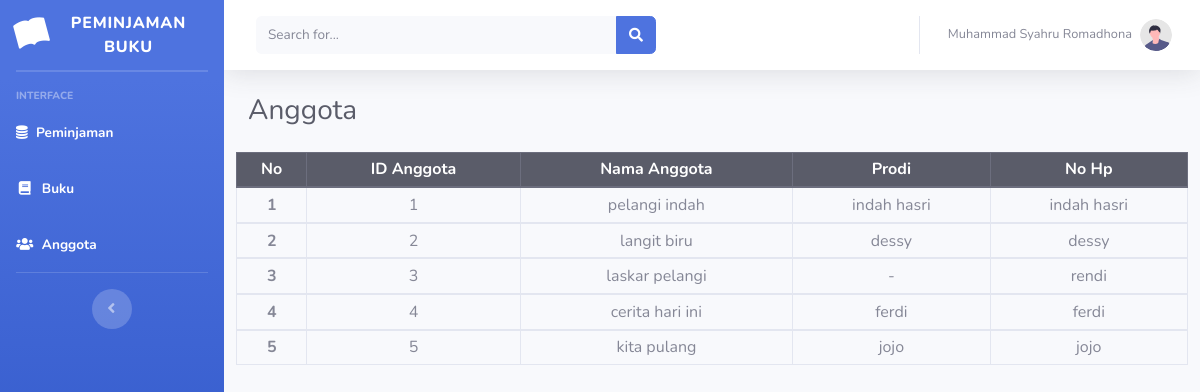
/index.php/anggota, run on the app's committed database.
### tables this page shows
CREATE TABLE `buku` (
  `id_buku` int(50) NOT NULL,
  `judul_buku` varchar(50) NOT NULL,
  `pengarang_buku` varchar(50) NOT NULL,
  `penerbit_buku` varchar(50) NOT NULL
);

### application/controllers/Anggota.php (called while the page is built, shortened)
<?php
class Anggota extends CI_Controller {
	public function index(){
		$data['judul'] = "Anggota";
		$data['buku'] = $this->Models_buku->getAllData('anggota')->result();
		$this->load->view('templates/header', $data);
		$this->load->view('templates/sidebar');
		$this->load->view('templates/topbar');
		$this->load->view('anggota/index', $data);
		$this->load->view('templates/footer');
	}
}
?>

### index.php (called while the page is built, shortened)
<?php
require_once BASEPATH.'core/CodeIgniter.php';

### application/models/Models_buku.php (called while the page is built)
<?php
class Models_buku extends CI_Model {
	public function getAllData(){
		return $this->db->get('buku');
	}
}
?>

### application/views/anggota/index.php (the view, shortened to what this page needs)
<div class="container-fluid">
	<div class="d-sm-flex align-items-center justify-content-between mb-4">
		<h1 class="h3 mb-0 text-gray-800">Anggota</h1>
		</div>
		<div class="row">
			<div class="table table-sm table-responsive">
				<table class="table table-bordered table-hover">
					<thead class="thead-dark">
						<tr>
							<th scope="col">No</th>
							<th scope="col">ID Anggota</th>
							<th scope="col">Nama Anggota</th>
							<th scope="col">Prodi</th>
							<th scope="col">No Hp</th>
						</tr>
					<?php $nomor=1; ?>
					<?php foreach( $buku as $bk ): ?>
					<tbody>
						<tr>
							<th scope="row"><?php echo $nomor; ?></th>
							<td><?php echo $bk->id_buku ?></td>
							<td><?php echo $bk->judul_buku ?></td>
							<td><?php echo $bk->pengarang_buku ?></td>
							<td><?php echo $bk->penerbit_buku ?></td>
						</tr>
					</tbody>
					<?php $nomor++; ?>
					<?php endforeach; ?>
				</table>
			</div>
		</div>

### application/views/anggota/index.php (style rules this page uses)
.table { text-align: center; }

### data on the page
buku: id_buku "1", judul_buku "pelangi indah", pengarang_buku "indah hasri", penerbit_buku "indah hasri"
buku: id_buku "2", judul_buku "langit biru", pengarang_buku "dessy", penerbit_buku "dessy"
buku: id_buku "3", judul_buku "laskar pelangi", pengarang_buku "-", penerbit_buku "rendi"
buku: id_buku "4", judul_buku "cerita hari ini", pengarang_buku "ferdi", penerbit_buku "ferdi"
buku: id_buku "5", judul_buku "kita pulang", pengarang_buku "jojo", penerbit_buku "jojo"
